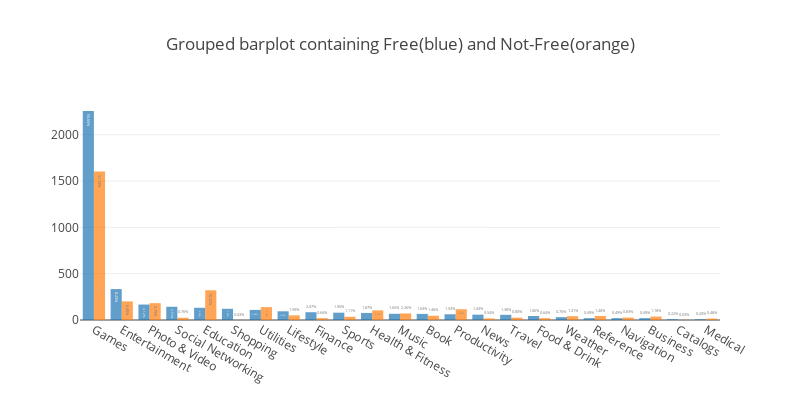

The notebook cell saved with this chart:
### Code cell
def graph_tools(cnt_srs1, text1,cnt_srs2,text2):
    trace1 = go.Bar(
        x = cnt_srs1.index,
        y = cnt_srs1.values,
        text = text1,
        opacity = 0.7,
        name='Free'
    )

    trace2 = go.Bar(
        x = cnt_srs2.index,
        y = cnt_srs2.values,
        text = text2,
        opacity = 0.7,
        name='Not-Free'
    )
    fig = tools.make_subplots(rows=1, cols=1)
    fig.append_trace(trace1, 1, 1)
    fig.append_trace(trace2, 1, 1)
    fig['layout'].update(showlegend=False, width=800, height=400)
    fig['layout'].update(title='Grouped barplot containing Free(blue) and Not-Free(orange)')
    py.iplot(fig)

df_app_free = df_merge[((df_merge.price==0.00))]
df_app_notfree = df_merge[((df_merge.price!=0.00))]
    
srs1 = df_app_free['prime_genre'].value_counts()
text1 = ['{:.2f}%'.format(100 * (value / srs1.sum())) for value in srs1.values]

srs2 = df_app_notfree['prime_genre'].value_counts()
text2 = ['{:.2f}%'.format(100 * (value / srs2.sum())) for value in srs2.values]
graph_tools(srs1, text1,srs2,text2)

### Figure 1 — Plotly figure (JSON) as saved in the notebook; plotly's stock layout.template omitted (floating-point values rounded to 4 significant figures)
{"data": [{"name": "Free", "opacity": 0.7, "text": ["55.65%", "8.23%", "4.12%", "3.53%", "3.25%", "2.98%", "2.69%", "2.32%", "2.07%", "1.95%", "1.87%", "1.65%", "1.63%", "1.53%", "1.43%", "1.38%", "1.06%", "0.76%", "0.49%", "0.49%", "0.49%", "0.22%", "0.20%"], "type": "bar", "x": ["Games", "Entertainment", "Photo & Video", "Social Networking", "Education", "Shopping", "Utilities", "Lifestyle", "Finance", "Sports", "Health & Fitness", "Music", "Book", "Productivity", "News", "Travel", "Food & Drink", "Weather", "Reference", "Navigation", "Business", "Catalogs", "Medical"], "xaxis": "x1", "y": [2257, 334, 167, 143, 132, 121, 109, 94, 84, 79, 76, 67, 66, 62, 58, 56, 43, 31, 20, 20, 20, 9, 8], "yaxis": "y1"}, {"name": "Not-Free", "opacity": 0.7, "text": ["51.10%", "10.22%", "6.40%", "5.79%", "4.43%", "3.69%", "3.31%", "2.26%", "1.59%", "1.46%", "1.40%", "1.31%", "1.18%", "1.11%", "0.83%", "0.80%", "0.76%", "0.64%", "0.64%", "0.54%", "0.48%", "0.03%", "0.03%"], "type": "bar", "x": ["Games", "Education", "Entertainment", "Photo & Video", "Utilities", "Productivity", "Health & Fitness", "Music", "Lifestyle", "Book", "Reference", "Weather", "Business", "Sports", "Navigation", "Travel", "Social Networking", "Finance", "Food & Drink", "News", "Medical", "Shopping", "Catalogs"], "xaxis": "x1", "y": [1605, 321, 201, 182, 139, 116, 104, 71, 50, 46, 44, 41, 37, 35, 26, 25, 24, 20, 20, 17, 15, 1, 1], "yaxis": "y1"}], "layout": {"height": 400, "showlegend": false, "title": "Grouped barplot containing Free(blue) and Not-Free(orange)", "width": 800, "xaxis1": {"anchor": "y1", "domain": [0, 1]}, "yaxis1": {"anchor": "x1", "domain": [0, 1]}}}
